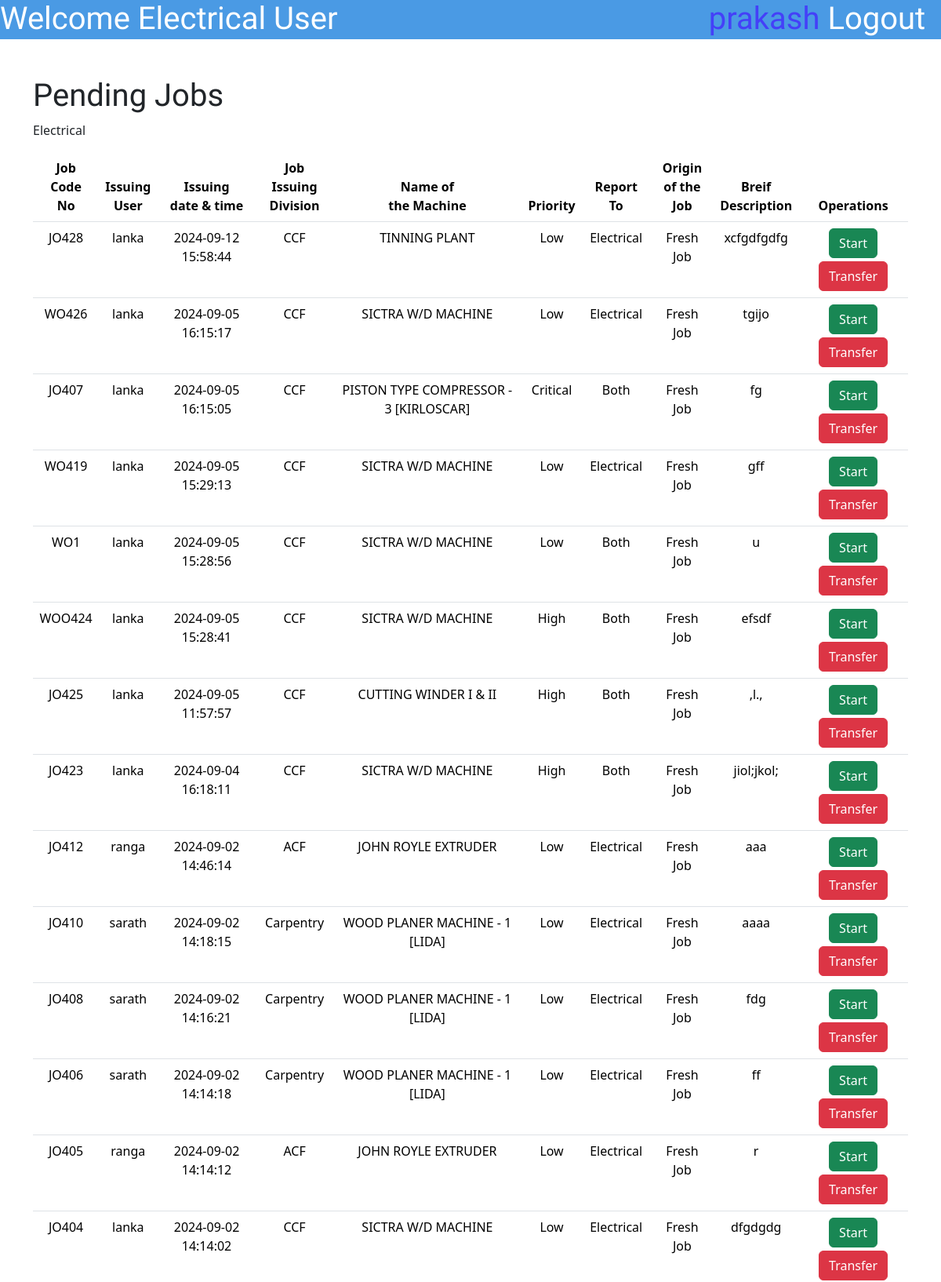
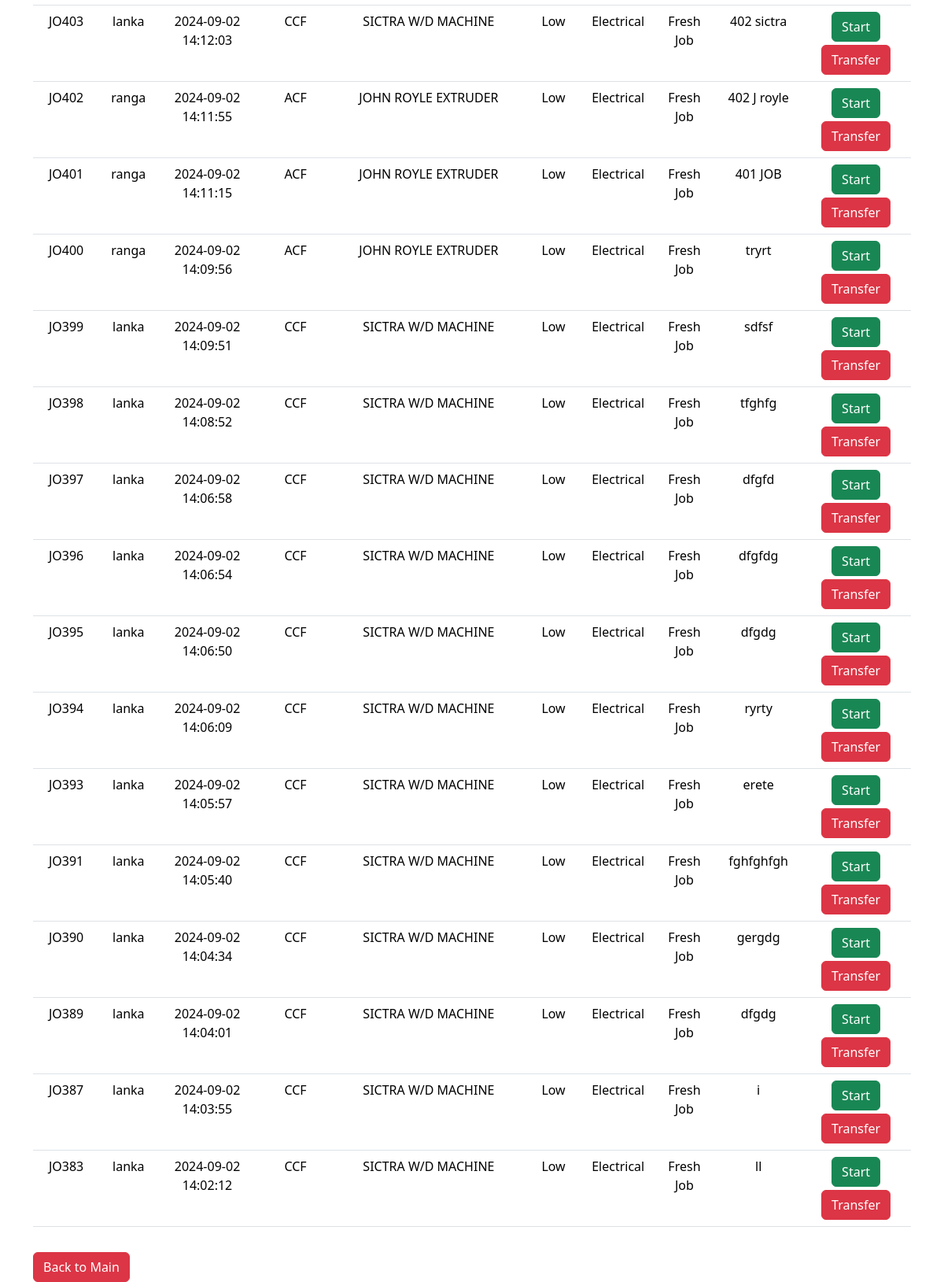
Page /EMUser/DislplayPendingJobListEMUser.php (signed in) on the committed database (2 pictures, top to bottom).
### tables this page shows
CREATE TABLE `jobdatasheet` (
  `id` int(10) NOT NULL,
  `JobCodeNo` varchar(100) NOT NULL,
  `JobPostingDateTime` varchar(50) NOT NULL,
  `JobPostingDev` enum('ACF','CCF','DR','Flexible','Aluminium Rodmill','Ceylon Copper','Drum Yard','Carpentry','Bail Room') NOT NULL,
  `MachineName` varchar(255) NOT NULL,
  `Priority` enum('High','Low','Critical','') NOT NULL,
  `ReportTo` enum('Electrical','Mechanical','Both','') NOT NULL,
  `BDescription` varchar(500) NOT NULL,
  `Username` varchar(50) NOT NULL,
  `JobStatusE` enum('Pending','Started','Finished','Approved','NA') NOT NULL,
  `JobStatusM` enum('Pending','Started','Finished','Approved','NA') NOT NULL,
  `ManPowerInvolved` varchar(1000) DEFAULT NULL,
  `Approval` enum('Pending Approval','Not Approved','Approved','') NOT NULL,
  `FinishedCommentE` varchar(255) DEFAULT NULL,
  `FinishedCommentM` varchar(500) DEFAULT NULL,
  `TransferCommentE` varchar(500) DEFAULT NULL,
  `TransferCommentM` varchar(500) DEFAULT NULL,
  `ApproveComment` varchar(1000) DEFAULT NULL,
  `DisapproveComment` varchar(1000) DEFAULT NULL,
  `DownTime` varchar(500) DEFAULT NULL,
  `TryCount` int(10) DEFAULT NULL
);

### EMUser/DislplayPendingJobListEMUser.php (the view, shortened to what this page needs)
<?php
include '../connect.php';
?>
<!DOCTYPE html>
<html lang="en">
<head>
    <link href="https://cdn.jsdelivr.net/npm/bootstrap@5.3.3/dist/css/bootstrap.min.css" rel="stylesheet"
>
    <link rel="stylesheet" href="\MaintananceJobCard\styles\SubmitJobstyle.css">
</head>
<body>
    <div class="topbar">
        <h1 class="topbar-text">Welcome <?php echo $_SESSION['workplace'] ?> User</h1>
        <a href="\MaintananceJobCard\logout.php">
            <h1 class="topbar-logout">Logout &nbsp</h1>
        </a>
        <h1 class="topbar-username"><?php echo $_SESSION['username'] ?>&nbsp</h1>
    </div>
    <div class="container mt-5 ">
        <div class="mt-5">
            <h1>Pending Jobs</h1>
            <table class="table table-hover mt-3">
                <thead>
                    <tr>
                        <th scope="col">Job Code <br>No</th>
                        <th scope="col">Issuing<br>User</th>
                        <th scope="col">Issuing <br>date & time</th>
                        <th scope="col">Job Issuing<br> Division</th>
                        <th scope="col">Name of<br> the Machine</th>
                        <th scope="col">Priority</th>
                        <th scope="col">Report To</th>
                        <th scope="col">Origin <br>of the Job</th>
                        <th scope="col">Breif <br>Description</th>
                        <th scope="col">Operations</th>
                    </tr>
                </thead>
                <tbody>
                    <?php
                    $workplace = $_SESSION['workplace'];
                    if ($workplace == 'Electrical') {
                        $sql = "Select * from `jobdatasheet` where (ReportTo='$workplace' or ReportTo='Both') and JobStatusE='Pending' order by JobPostingDateTime DESC ";
                    } elseif ($workplace == 'Mechanical') {
                        $sql = "Select * from `jobdatasheet` where (ReportTo='$workplace' or ReportTo='Both') and JobStatusM='Pending' order by JobPostingDateTime DESC";
                    }
                    $result = mysqli_query($con, $sql);
                    while ($row = mysqli_fetch_assoc($result)) {
                        $id = $row['id'];
                        $JobCodeNo = $row['JobCodeNo'];
                        $username = $row['Username'];
                        $JobIssuingDateTime = $row['JobPostingDateTime'];
                        $JobIssuingDivision = $row['JobPostingDev'];
                        $MachineName = $row['MachineName'];
                        $priority = $row['Priority'];
                        $ReportTo = $row['ReportTo'];
                        $BriefDescription = $row['BDescription'];
                        $TryCount = $row['TryCount'];
                        echo
                            "
        <tr class='clickable-row' data-href='\MaintananceJobCard\EMUser\ViewJobEMUser.php?updateid=$id'>
        <td>$JobCodeNo</td>
        <td>$username</td>
        <td>$JobIssuingDateTime</td>
        <td>$JobIssuingDivision</td>
        <td>$MachineName</td>
        <td>$priority</td>
        <td>$ReportTo</td>";
                        if ($TryCount == '1') {
                            echo "<td>Fresh Job</td>";
                        } else if ($TryCount == '2') {
                            echo "<td>Transferred<br>Job</td>  ";
                        } else if ($TryCount == '3') {
                            echo "<td>Disapproved<br> Job</td> ";
                        }
                        echo "
                            <td style='white-space: nowrap; text-overflow:ellipsis; overflow: hidden; max-width:1px;'>$BriefDescription</td>
       <td><a href='\MaintananceJobCard\EMUser\StartJobEMUser.php?updateid=$id' class='btn btn-success'>Start</a>
       <a href='\MaintananceJobCard\EMUser\TransferPendingJobEMUser.php?updateid=$id' class='btn btn-danger mt-1'>Transfer</a> </td>
      </tr>
      ";
                    } ?>
                </tbody>
            </table>
            <button type="back" class="btn btn-danger mt-3" name="back"><a
                    href="\MaintananceJobCard\PUser\indexPUser.php" style="text-decoration:none;color:white">Back to
                    Main</a></button>
        </div>
    </div>
</body>
</body>

### styles/SubmitJobstyle.css (style rules this page uses)
div.topbar { height: 50px; width: 100%; background-color: #4A9AE4; }
h1.topbar-text { float: left; font-family: "Jockey One", sans-serif; color: white; }
h1.topbar-username { float: right; font-family: "Jockey One", sans-serif; color: #4440F8; }
h1.topbar-logout { float: right; font-family: "Jockey One", sans-serif; color: white; }

### EMUser/DislplayPendingJobListEMUser.php (style rules this page uses)
h1 { font-family: "Jockey One", sans-serif; }
th, td { text-align: center; }

### rows in the picture
jobdatasheet: JobCodeNo "JO428", Username "lanka", JobPostingDateTime "2024-09-12 15:58:44", JobPostingDev "CCF", MachineName "TINNING PLANT", Priority "Low", ReportTo "Electrical", TryCount "Fresh Job", BDescription "xcfgdfgdfg"
jobdatasheet: JobCodeNo "WO426", Username "lanka", JobPostingDateTime "2024-09-05 16:15:17", JobPostingDev "CCF", MachineName "SICTRA W/D MACHINE", Priority "Low", ReportTo "Electrical", TryCount "Fresh Job", BDescription "tgijo"
jobdatasheet: JobCodeNo "JO407", Username "lanka", JobPostingDateTime "2024-09-05 16:15:05", JobPostingDev "CCF", MachineName "PISTON TYPE COMPRESSOR - 3 [KIRLOSCAR]", Priority "Critical", ReportTo "Both", TryCount "Fresh Job", BDescription "fg"
jobdatasheet: JobCodeNo "WO419", Username "lanka", JobPostingDateTime "2024-09-05 15:29:13", JobPostingDev "CCF", MachineName "SICTRA W/D MACHINE", Priority "Low", ReportTo "Electrical", TryCount "Fresh Job", BDescription "gff"
jobdatasheet: JobCodeNo "WO1", Username "lanka", JobPostingDateTime "2024-09-05 15:28:56", JobPostingDev "CCF", MachineName "SICTRA W/D MACHINE", Priority "Low", ReportTo "Both", TryCount "Fresh Job", BDescription "u"
jobdatasheet: JobCodeNo "WOO424", Username "lanka", JobPostingDateTime "2024-09-05 15:28:41", JobPostingDev "CCF", MachineName "SICTRA W/D MACHINE", Priority "High", ReportTo "Both", TryCount "Fresh Job", BDescription "efsdf"
jobdatasheet: JobCodeNo "JO425", Username "lanka", JobPostingDateTime "2024-09-05 11:57:57", JobPostingDev "CCF", MachineName "CUTTING WINDER I & II", Priority "High", ReportTo "Both", TryCount "Fresh Job", BDescription ",l.,"
jobdatasheet: JobCodeNo "JO423", Username "lanka", JobPostingDateTime "2024-09-04 16:18:11", JobPostingDev "CCF", MachineName "SICTRA W/D MACHINE", Priority "High", ReportTo "Both", TryCount "Fresh Job", BDescription "jiol;jkol;"
jobdatasheet: JobCodeNo "JO412", Username "ranga", JobPostingDateTime "2024-09-02 14:46:14", JobPostingDev "ACF", MachineName "JOHN ROYLE EXTRUDER", Priority "Low", ReportTo "Electrical", TryCount "Fresh Job", BDescription "aaa"
jobdatasheet: JobCodeNo "JO410", Username "sarath", JobPostingDateTime "2024-09-02 14:18:15", JobPostingDev "Carpentry", MachineName "WOOD PLANER MACHINE - 1 [LIDA]", Priority "Low", ReportTo "Electrical", TryCount "Fresh Job", BDescription "aaaa"
jobdatasheet: JobCodeNo "JO408", Username "sarath", JobPostingDateTime "2024-09-02 14:16:21", JobPostingDev "Carpentry", MachineName "WOOD PLANER MACHINE - 1 [LIDA]", Priority "Low", ReportTo "Electrical", TryCount "Fresh Job", BDescription "fdg"
jobdatasheet: JobCodeNo "JO406", Username "sarath", JobPostingDateTime "2024-09-02 14:14:18", JobPostingDev "Carpentry", MachineName "WOOD PLANER MACHINE - 1 [LIDA]", Priority "Low", ReportTo "Electrical", TryCount "Fresh Job", BDescription "ff"
jobdatasheet: JobCodeNo "JO405", Username "ranga", JobPostingDateTime "2024-09-02 14:14:12", JobPostingDev "ACF", MachineName "JOHN ROYLE EXTRUDER", Priority "Low", ReportTo "Electrical", TryCount "Fresh Job", BDescription "r"
jobdatasheet: JobCodeNo "JO404", Username "lanka", JobPostingDateTime "2024-09-02 14:14:02", JobPostingDev "CCF", MachineName "SICTRA W/D MACHINE", Priority "Low", ReportTo "Electrical", TryCount "Fresh Job", BDescription "dfgdgdg"
jobdatasheet: JobCodeNo "JO403", Username "lanka", JobPostingDateTime "2024-09-02 14:12:03", JobPostingDev "CCF", MachineName "SICTRA W/D MACHINE", Priority "Low", ReportTo "Electrical", TryCount "Fresh Job", BDescription "402 sictra"
jobdatasheet: JobCodeNo "JO402", Username "ranga", JobPostingDateTime "2024-09-02 14:11:55", JobPostingDev "ACF", MachineName "JOHN ROYLE EXTRUDER", Priority "Low", ReportTo "Electrical", TryCount "Fresh Job", BDescription "402 J royle"
jobdatasheet: JobCodeNo "JO401", Username "ranga", JobPostingDateTime "2024-09-02 14:11:15", JobPostingDev "ACF", MachineName "JOHN ROYLE EXTRUDER", Priority "Low", ReportTo "Electrical", TryCount "Fresh Job", BDescription "401 JOB"
jobdatasheet: JobCodeNo "JO400", Username "ranga", JobPostingDateTime "2024-09-02 14:09:56", JobPostingDev "ACF", MachineName "JOHN ROYLE EXTRUDER", Priority "Low", ReportTo "Electrical", TryCount "Fresh Job", BDescription "tryrt"
jobdatasheet: JobCodeNo "JO399", Username "lanka", JobPostingDateTime "2024-09-02 14:09:51", JobPostingDev "CCF", MachineName "SICTRA W/D MACHINE", Priority "Low", ReportTo "Electrical", TryCount "Fresh Job", BDescription "sdfsf"
jobdatasheet: JobCodeNo "JO398", Username "lanka", JobPostingDateTime "2024-09-02 14:08:52", JobPostingDev "CCF", MachineName "SICTRA W/D MACHINE", Priority "Low", ReportTo "Electrical", TryCount "Fresh Job", BDescription "tfghfg"
jobdatasheet: JobCodeNo "JO397", Username "lanka", JobPostingDateTime "2024-09-02 14:06:58", JobPostingDev "CCF", MachineName "SICTRA W/D MACHINE", Priority "Low", ReportTo "Electrical", TryCount "Fresh Job", BDescription "dfgfd"
jobdatasheet: JobCodeNo "JO396", Username "lanka", JobPostingDateTime "2024-09-02 14:06:54", JobPostingDev "CCF", MachineName "SICTRA W/D MACHINE", Priority "Low", ReportTo "Electrical", TryCount "Fresh Job", BDescription "dfgfdg"
jobdatasheet: JobCodeNo "JO395", Username "lanka", JobPostingDateTime "2024-09-02 14:06:50", JobPostingDev "CCF", MachineName "SICTRA W/D MACHINE", Priority "Low", ReportTo "Electrical", TryCount "Fresh Job", BDescription "dfgdg"
jobdatasheet: JobCodeNo "JO394", Username "lanka", JobPostingDateTime "2024-09-02 14:06:09", JobPostingDev "CCF", MachineName "SICTRA W/D MACHINE", Priority "Low", ReportTo "Electrical", TryCount "Fresh Job", BDescription "ryrty"
jobdatasheet: JobCodeNo "JO393", Username "lanka", JobPostingDateTime "2024-09-02 14:05:57", JobPostingDev "CCF", MachineName "SICTRA W/D MACHINE", Priority "Low", ReportTo "Electrical", TryCount "Fresh Job", BDescription "erete"
jobdatasheet: JobCodeNo "JO391", Username "lanka", JobPostingDateTime "2024-09-02 14:05:40", JobPostingDev "CCF", MachineName "SICTRA W/D MACHINE", Priority "Low", ReportTo "Electrical", TryCount "Fresh Job", BDescription "fghfghfgh"
jobdatasheet: JobCodeNo "JO390", Username "lanka", JobPostingDateTime "2024-09-02 14:04:34", JobPostingDev "CCF", MachineName "SICTRA W/D MACHINE", Priority "Low", ReportTo "Electrical", TryCount "Fresh Job", BDescription "gergdg"
jobdatasheet: JobCodeNo "JO389", Username "lanka", JobPostingDateTime "2024-09-02 14:04:01", JobPostingDev "CCF", MachineName "SICTRA W/D MACHINE", Priority "Low", ReportTo "Electrical", TryCount "Fresh Job", BDescription "dfgdg"
jobdatasheet: JobCodeNo "JO387", Username "lanka", JobPostingDateTime "2024-09-02 14:03:55", JobPostingDev "CCF", MachineName "SICTRA W/D MACHINE", Priority "Low", ReportTo "Electrical", TryCount "Fresh Job", BDescription "i"
jobdatasheet: JobCodeNo "JO383", Username "lanka", JobPostingDateTime "2024-09-02 14:02:12", JobPostingDev "CCF", MachineName "SICTRA W/D MACHINE", Priority "Low", ReportTo "Electrical", TryCount "Fresh Job", BDescription "ll"

### other values in the picture
$_SESSION['workplace'] "Electrical"
$_SESSION['username'] "prakash"
